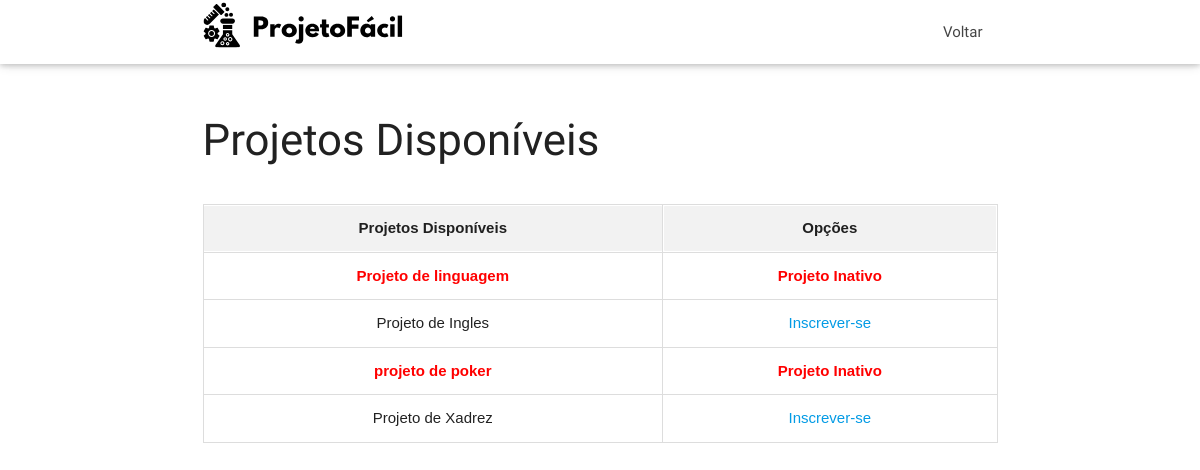
The page /Login/aluno/listarProjeto.php (signed in) on the database as committed earlier.
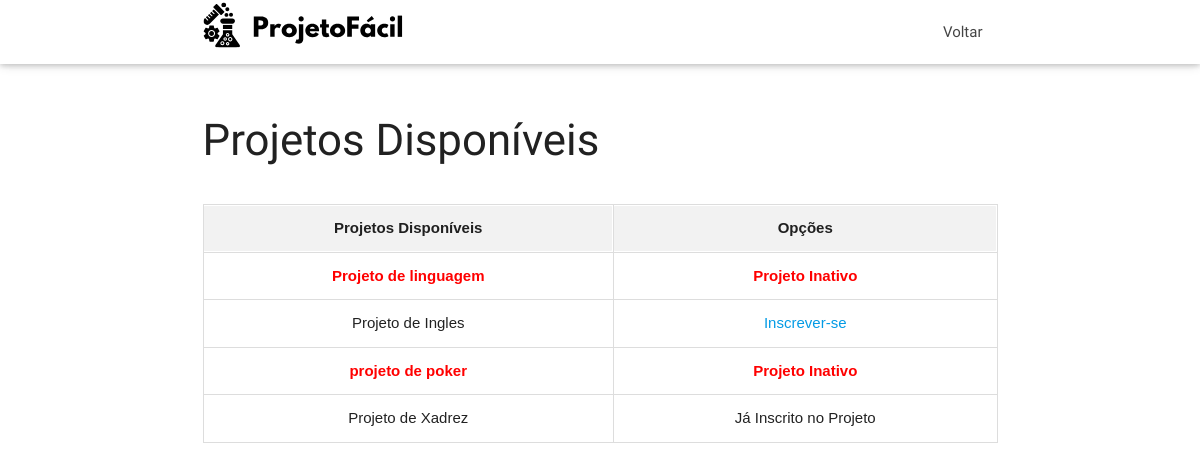
The same page on the database as committed later.
### tables this page shows
CREATE TABLE IF NOT EXISTS `projeto` (
  `id_projeto` int NOT NULL AUTO_INCREMENT,
  `nome_projeto` varchar(255) DEFAULT NULL,
  `situacao` varchar(255) DEFAULT NULL,
  `fk_projeto_id_professor` int DEFAULT NULL,
  `data_finalizacao` date NOT NULL,
  `id_monitor` int NOT NULL,
  PRIMARY KEY (`id_projeto`),
  KEY `fk_projeto_id_professor` (`fk_projeto_id_professor`)
);

### conecta.php (called while the page is built, shortened)
<?php
function executarSQL($mysql, $sql)
{
    $resultado = mysqli_query($mysql, $sql);
    return $resultado;
}

### Login/aluno/listarProjeto.php (the view, shortened to what this page needs)
<?php
require_once("../../conecta.php");
$conexao = conectar();
$busca_sql_user_pro = "SELECT * FROM usuario_projeto user_pro
    INNER JOIN projeto pro
    ON pro.id_projeto = user_pro.fk_projeto_id_projeto
    WHERE user_pro.fk_usuario_id_usuario = " . $_SESSION['usuario'][1];
$resultado_busca_sql_user_pro = executarSQL($conexao, $busca_sql_user_pro);
?>
<!DOCTYPE html>
<html lang="pt-br">
<head>
    <link href="../../Style/css/materialize.min.css" type="text/css" rel="stylesheet" media="screen,projection" />
    <link href="../../Style/css/style.css" type="text/css" rel="stylesheet" media="screen,projection" />
</head>
<body>
    <div id="navbar" class="navbar-fixed scrollspy">
        <nav class="white">
            <div class="nav-wrapper container">
                <a class="brand-logo"><img src="../../Style/images/logo.svg" style="height: 50px;"></a>
                <ul class="right hide-on-med-and-down">
                    <li><a href="../../Login/aluno/aluno.php">Voltar</a></li>
                </ul>
            </div>
        </nav>
    </div>
    <div class="container section scrollspy">
        <div class="section">
            <h3>Projetos Disponíveis</h3>
            <div class="table-container">
                <table>
                    <tr>
                        <th>Projetos Disponíveis</th>
                        <th>Opções</th>
                    </tr>
                    <?php
                    $sql = "SELECT * FROM projeto";
                    $resultado = mysqli_query($conexao, $sql);
                    $projetos = mysqli_fetch_all($resultado, MYSQLI_ASSOC);
                    foreach ($projetos as $projeto) {
                        $ja_inscrito = false;
                        foreach ($resultado_busca_sql_user_pro as $usuario_projeto) {
                            if ($usuario_projeto['fk_projeto_id_projeto'] == $projeto['id_projeto']) {
                                $ja_inscrito = true;
                                break;
                            }
                        }
                        echo '<tr>';
                        if ($projeto['situacao'] == "Inativo") {
                            echo '<td class="inactive-project">' . $projeto['nome_projeto'] . '</td>';
                            echo '<td class="inactive-project">Projeto Inativo</td>';
                        } else {
                            echo '<td>' . $projeto['nome_projeto'] . '</td>';
                            if ($ja_inscrito) {
                                echo '<td>Já Inscrito no Projeto</td>';
                            } else {
                                echo '<td><a href="inscricoes.php?id_projeto=' . $projeto['id_projeto'] . '">Inscrever-se</a></td>';
                            }
                        }
                        echo '</tr>';
                    }
                    ?>
                </table>
            </div>
        </div>
    </div>
</body>
</html>

Rows that differ between the two databases and show on the page:
changed projeto "Projeto de Xadrez": text "Inscrever-se" → "Já Inscrito no Projeto"
